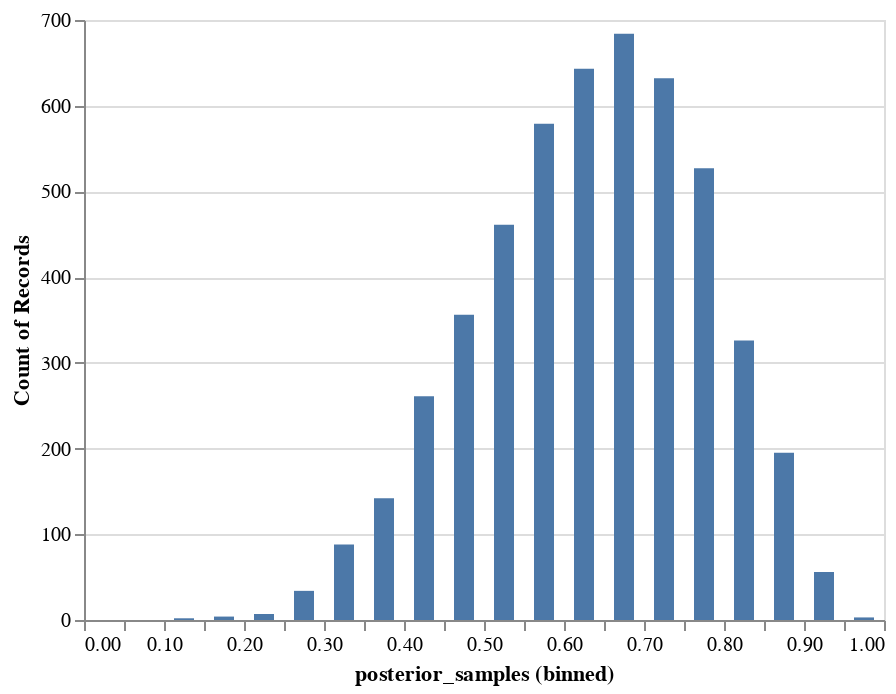

The cell this chart's notebook holds for it:
### Code cell
samples_df = pd.DataFrame({"posterior_samples": samples[:5000]})
hist = (
    alt.Chart(samples_df)
    .mark_bar(size=10)
    .encode(
        x=alt.X("posterior_samples", bin=alt.BinParams(step=0.05, extent=[0, 1])),
        y="count()",
    )
)

hist

### Figure 1 — Vega-Lite specification as saved in the notebook (floating-point values rounded to 4 significant figures; data arrays with more than 128 entries replaced by an {"elided": "..."} marker saying what was removed)
{"$schema": "https://vega.github.io/schema/vega-lite/v4.17.0.json", "config": {"view": {"continuousHeight": 300, "continuousWidth": 400}}, "data": {"name": "data-338fc5763f33466ba3d94d13c429b1ac"}, "datasets": {"data-338fc5763f33466ba3d94d13c429b1ac": {"elided": "5000 records"}}, "encoding": {"x": {"bin": {"extent": [0, 1], "step": 0.05}, "field": "posterior_samples", "type": "quantitative"}, "y": {"aggregate": "count", "type": "quantitative"}}, "mark": {"size": 10, "type": "bar"}}
